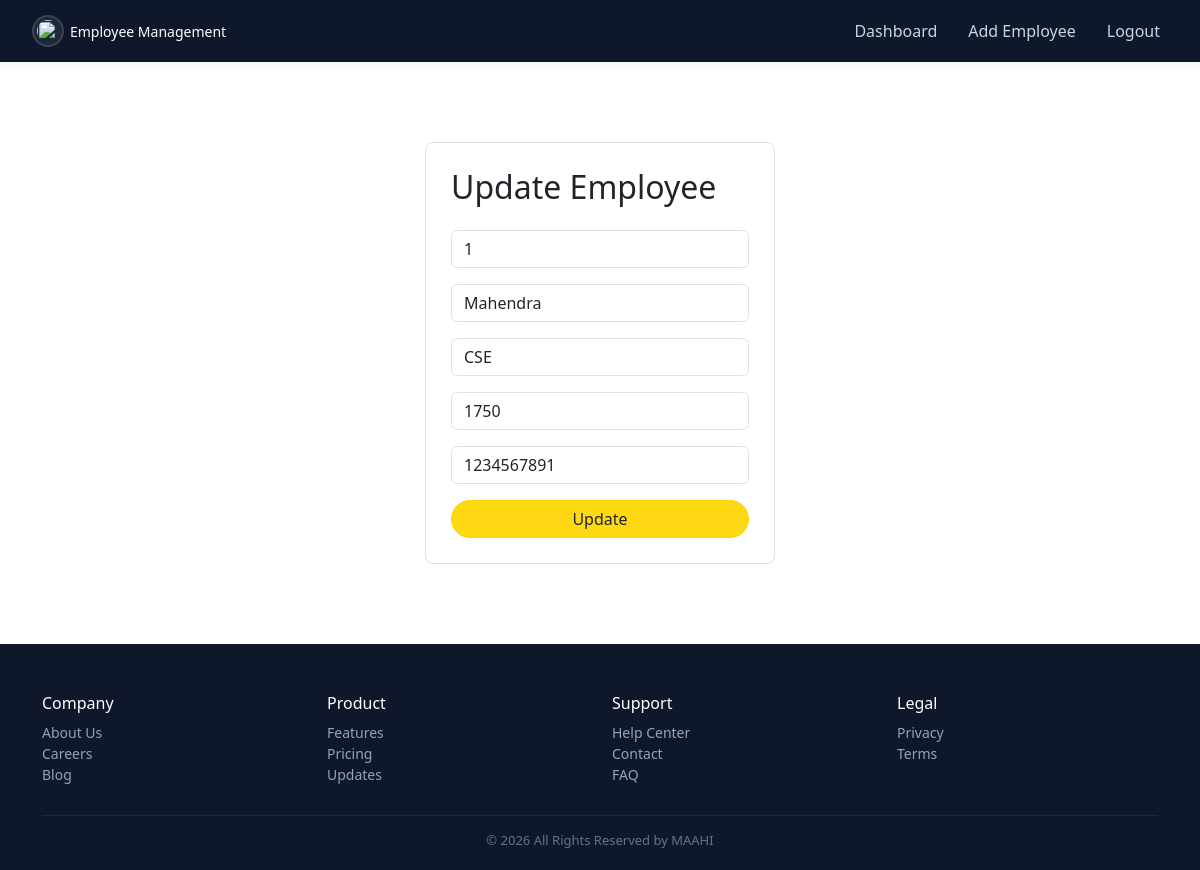
The page /edit/1 (signed in) on the database as committed earlier.
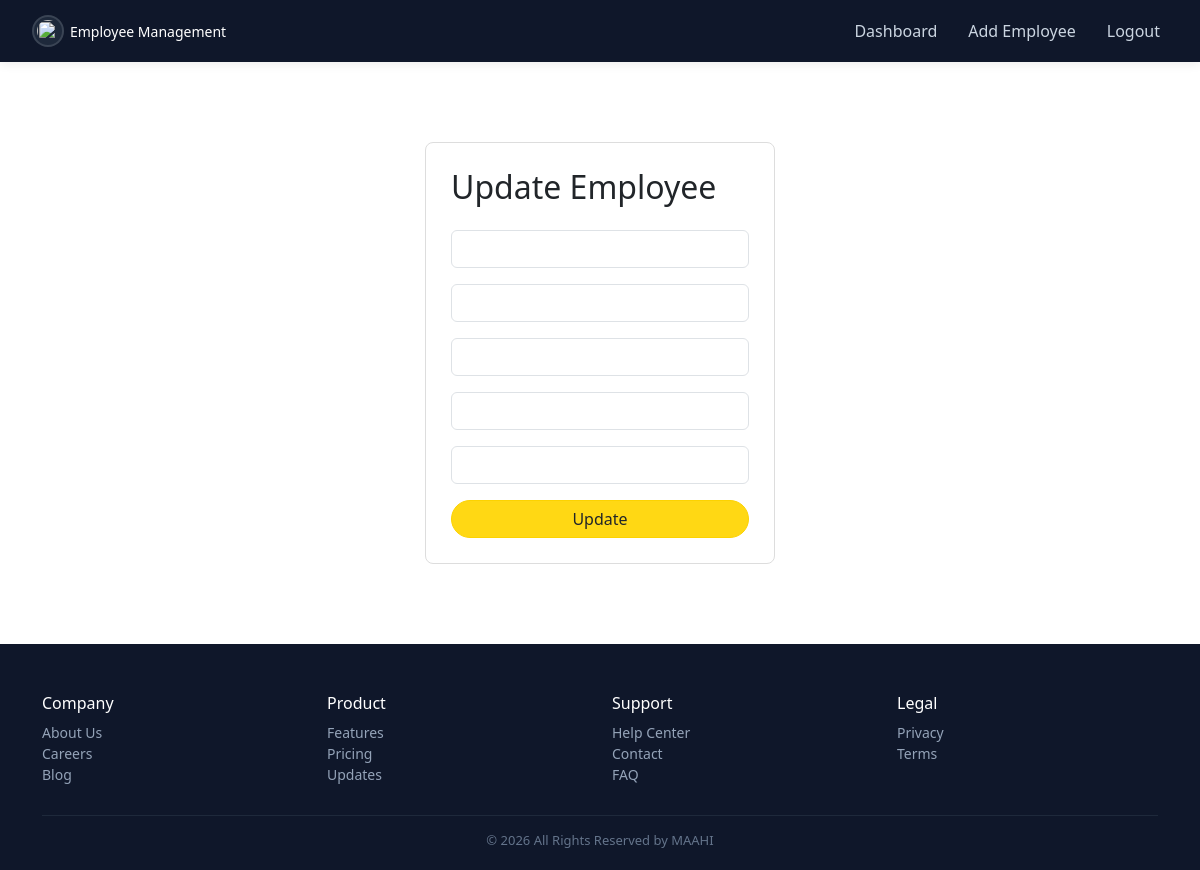
The same page on the database as committed later.
### tables this page shows
CREATE TABLE employye (
    eid INTEGER PRIMARY KEY AUTOINCREMENT,
    ename TEXT,
    edept TEXT,
    esalary INTEGER,
    ephone TEXT
);

### app.py (the view, shortened to what this page needs)
@app.route('/edit/<int:id>', methods=['GET', 'POST'])
def edit_employee(id):
    if "admin" not in session:
        flash("Login required!", "warning")
        return redirect('/')
    con = get_connection()
    cur = con.cursor()
    cur.execute("SELECT * FROM employye WHERE eid=?", (id,))
    data = cur.fetchone()
    con.close()
    return render_template('edit.html', emp=data)

### app.py (called while the page is built)
def get_connection():
    con = sqlite3.connect("database.db")
    con.row_factory = sqlite3.Row
    return con

### templates/edit.html (shortened to what this page needs)
<!doctype html>
<html lang="en">
<head>
    <link href="https://cdn.jsdelivr.net/npm/bootstrap@5.3.0/dist/css/bootstrap.min.css" rel="stylesheet">
</head>
<body>
    <nav class="navbar navbar-expand-md">
        <div class="container-fluid">
            <a class="navbar-brand" href="#">
                <img src="https://static.vecteezy.com/system/resources/previews/020/859/601/non_2x/employee-management-icon-design-free-vector.jpg"
                    class="logo">
                <span>Employee Management</span>
            </a>
            <div class="collapse navbar-collapse" id="navMenu">
                <div class="navbar-nav ms-auto">
                    <a class="nav-link" href="/view">Dashboard</a>
                    <a class="nav-link" href="/add_employee">Add Employee</a>
                    <a class="nav-link" href="/logout">Logout</a>
                </div>
            </div>
        </div>
    </nav>
    <div class="wrapper">
        <div class="update-box">
            <h2 class="mb-4">Update Employee</h2>
            <form method="post">
                <input class="form-control mb-3" name="eid" value="{{ emp[0] }}" readonly>
                <input class="form-control mb-3" name="ename" value="{{ emp[1] }}">
                <input class="form-control mb-3" name="edept" value="{{ emp[2] }}">
                <input class="form-control mb-3" name="esalary" value="{{ emp[3] }}">
                <input class="form-control mb-3" name="ephone" value="{{ emp[4] }}">
                <button type="submit" class="btn btn-custom w-100">Update</button>
            </form>
        </div>
    </div>
    <div class="footer">
        <div class="container">
            <div class="row">
                <div class="col-md-3">
                    <h6>Company</h6>
                    <a href="#">About Us</a>
                    <a href="#">Careers</a>
                    <a href="#">Blog</a>
                </div>
                <div class="col-md-3">
                    <h6>Product</h6>
                    <a href="#">Features</a>
                    <a href="#">Pricing</a>
                    <a href="#">Updates</a>
                </div>
                <div class="col-md-3">
                    <h6>Support</h6>
                    <a href="#">Help Center</a>
                    <a href="#">Contact</a>
                    <a href="#">FAQ</a>
                </div>
                <div class="col-md-3">
                    <h6>Legal</h6>
                    <a href="#">Privacy</a>
                    <a href="#">Terms</a>
                </div>
            </div>
            <div class="footer-bottom">
                © 2026 All Rights Reserved by MAAHI
            </div>
        </div>
    </div>
</body>
</html>

### templates/edit.html (style rules this page uses)
body { margin: 0; background: #ffffff; font-family: 'Segoe UI', sans-serif; }
.navbar { background: #0f172a; padding: 10px 20px; box-shadow: 0 2px 10px rgba(0, 0, 0, 0.08); position: sticky; top: 0; z-index: 1000; }
.logo { width: 32px; height: 32px; border-radius: 50%; object-fit: cover; padding: 3px; background: #1e293b; border: 2px solid #ffffff20; }
.navbar-brand { display: flex; align-items: center; gap: 6px; max-width: 75%; overflow: hidden; color: white !important; }
.navbar-brand span { font-size: 14px; white-space: nowrap; overflow: hidden; text-overflow: ellipsis; }
.navbar-nav .nav-link { color: #cbd5e1 !important; margin-left: 15px; }
.wrapper { display: flex; flex-direction: column; align-items: center; margin-top: 80px; padding: 0 15px; }
.update-box { width: 100%; max-width: 350px; padding: 25px; border: 1px solid #ddd; border-radius: 8px; background: #fff; }
.btn-custom { background: #ffd814; border: 1px solid #fcd200; border-radius: 20px; }
.footer { background: #0f172a; color: #cbd5e1; padding: 50px 20px 20px; margin-top: 80px; }
.footer h6 { color: #ffffff; }
.footer a { display: block; color: #94a3b8; text-decoration: none; font-size: 14px; }
.footer-bottom { border-top: 1px solid #1e293b; margin-top: 30px; padding-top: 15px; text-align: center; font-size: 13px; color: #64748b; }

Rows that differ between the two databases and show on the page:
removed employye: eid "1", ename "Mahendra", edept "CSE", esalary "1750", ephone "1234567891"
